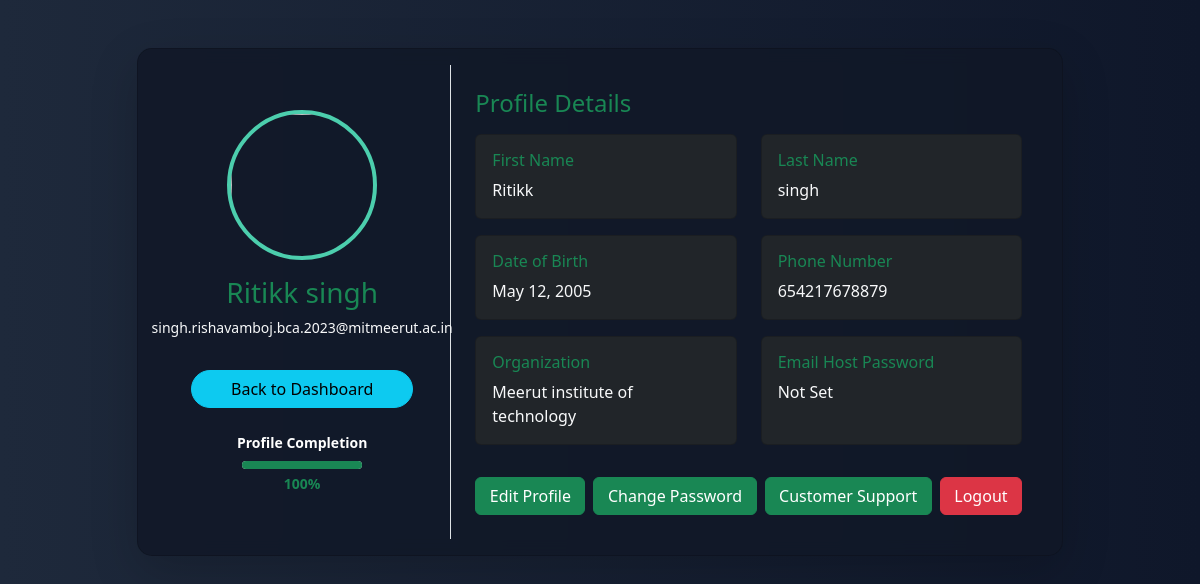
/profile/ (signed in), run on the app's committed database.
### home/models.py (models this page shows, shortened)
class User(models.Model):
    first_name = models.CharField(max_length=50)
    last_name = models.CharField(max_length=20)
    email = models.EmailField(null=True, max_length=150)
    phone = models.CharField(max_length=15, default='0000000000')
    organization = models.CharField(max_length=100, null=True, blank=True)
    date_of_birth = models.DateField(default='2000-01-01')  # lowercase field name
    password = models.CharField(max_length=100, default='defaultpassword')
    email_pass=models.CharField(max_length=50,null=True)
    email_host=models.CharField(max_length=50,default="smtp.gmail.com")
    email_port=models.IntegerField(default=587)
    use_tls=models.BooleanField(default=True)
    profile_image = models.ImageField(upload_to="profile_images/",null=True,blank=True,default=None)
    reset_token = models.CharField(max_length=100, blank=True, null=True)

### home/views.py (the view)
# urls.py: path('profile/', views.profile, name='profile'),
def profile(request):
    user_id = request.session.get('user_id')
    if not user_id:
        messages.warning(request, "Please login to view your profile.")
        return redirect('login')
    try:
        user = User.objects.get(id=user_id)
    except User.DoesNotExist:
        messages.error(request, "User not found.")
        return redirect('login')
    total_fields = 5  # jitne fields count karne hain (adjust according to your User model)
    filled = 0
    if user.first_name:
        filled += 1
    if user.last_name:
        filled += 1
    if user.email:
        filled += 1
    if hasattr(user, 'phone') and user.phone:
        filled += 1
    if hasattr(user, 'organization') and user.organization:
        filled += 1
    profile_completion = int((filled / total_fields) * 100)
    return render(request, 'act/profile.html', {'user': user,'profile_completion': profile_completion})

### home/templates/act/profile.html (shortened to what this page needs)
{% extends "act/base.html" %}
{% load static %}
{% block content %}
<div class="container my-5">
  <div class="row justify-content-center">
    <div class="col-lg-10">
      <div class="card shadow-lg p-3" style="border-radius: 15px; backdrop-filter: blur(8px); background: rgba(17,24,39,0.85); color: #fff;">
        <div class="row g-0">
          <div class="col-md-4 text-center border-end d-flex flex-column align-items-center justify-content-center py-4">
            {% if user.profile_image %}
              <img src="{{ user.profile_image.url }}" class="rounded-circle img-fluid mb-3" style="width: 150px; height: 150px; object-fit: cover; border: 4px solid #4ccead;">
            {% else %}
              <img src="{% static 'images/default-avatar.png' %}" class="rounded-circle img-fluid mb-3" style="width: 150px; height: 150px; object-fit: cover; border: 4px solid #4ccead;">
            {% endif %}
            <h3 class="text-success">{{ user.first_name }} {{ user.last_name }}</h3>
            <p class="text-light small">{{ user.email }}</p>
            <a href="{% url 'home' %}" class="btn btn-info mt-3 w-75 rounded-pill">Back to Dashboard</a>
            <div class="profile-section d-flex flex-column align-items-center justify-content-center mt-4">
              <small class="text-white fw-bold">Profile Completion</small>
              <div class="progress mt-2" style="width: 120px; height: 8px; border-radius: 10px; overflow: hidden;">
                <div class="progress-bar bg-success"
                     role="progressbar"
                     style="width: {{ profile_completion|default:'70' }}%;"
                     aria-valuenow="{{ profile_completion|default:'70' }}"
                     aria-valuemin="0"
                     aria-valuemax="100"></div>
              </div>
              <small class="text-success fw-semibold mt-1">{{ profile_completion|default:'70' }}%</small>
            </div>
          </div>
          <div class="col-md-8 p-4">
            <h4 class="mb-3 text-success">Profile Details</h4>
            <div class="row">
              <div class="col-md-6 mb-3">
                <div class="card bg-dark text-light h-100">
                  <div class="card-body">
                    <h6 class="card-title text-success">First Name</h6>
                    <p class="card-text">{{ user.first_name|default:"Not Provided" }}</p>
                  </div>
                </div>
              </div>
              <div class="col-md-6 mb-3">
                <div class="card bg-dark text-light h-100">
                  <div class="card-body">
                    <h6 class="card-title text-success">Last Name</h6>
                    <p class="card-text">{{ user.last_name|default:"Not Provided" }}</p>
                  </div>
                </div>
              </div>
              <div class="col-md-6 mb-3">
                <div class="card bg-dark text-light h-100">
                  <div class="card-body">
                    <h6 class="card-title text-success">Date of Birth</h6>
                    <p class="card-text">{{ user.date_of_birth|date:"F d, Y"|default:"Not Provided" }}</p>
                  </div>
                </div>
              </div>
              <div class="col-md-6 mb-3">
                <div class="card bg-dark text-light h-100">
                  <div class="card-body">
                    <h6 class="card-title text-success">Phone Number</h6>
                    <p class="card-text">{{ user.phone|default:"Not Provided" }}</p>
                  </div>
                </div>
              </div>
              <div class="col-md-6 mb-3">
                <div class="card bg-dark text-light h-100">
                  <div class="card-body">
                    <h6 class="card-title text-success">Organization</h6>
                    <p class="card-text">{{ user.organization|default:"Not Provided" }}</p>
                  </div>
                </div>
              </div>
              <div class="col-md-6 mb-3">
                <div class="card bg-dark text-light h-100">
                  <div class="card-body">
                    <h6 class="card-title text-success">Email Host Password</h6>
                    <p class="card-text">{% if user.email_pass %}********{% else %}Not Set{% endif %}</p>
                  </div>
                </div>
              </div>
            </div>
            <div class="d-flex flex-wrap gap-2 mt-3">
              <a href="{% url 'edit_profile' %}" class="btn btn-success flex-grow-1">Edit Profile</a>
              <a href="{% url 'change_password' %}" class="btn btn-success flex-grow-1">Change Password</a>
              <a href="{% url 'help' %}" class="btn btn-success flex-grow-1">Customer Support</a>
              <a href="{% url 'login' %}" class="btn btn-danger flex-grow-1">Logout</a>
            </div>
          </div>
        </div>
      </div>
    </div>
  </div>
</div>
{% endblock %}

### home/static/css/dash.css (style rules this page uses)
body { font-family: 'Segoe UI', Tahoma, Geneva, Verdana, sans-serif; background-color: #f4f6f8; margin: 0; }

### home/static/css/home.css (style rules this page uses)
body { background: linear-gradient(to right, #1e293b, #0f172a); color: white; min-height: 100vh; }

### data on the page
User: first_name "Ritikk", last_name "singh", email "singh.rishavamboj.bca.2023@mitmeerut.ac.in", date_of_birth "May 12, 2005", phone "654217678879", organization "Meerut institute of technology"

### other printed values
{{ profile_completion|default:'70' }} "100"
